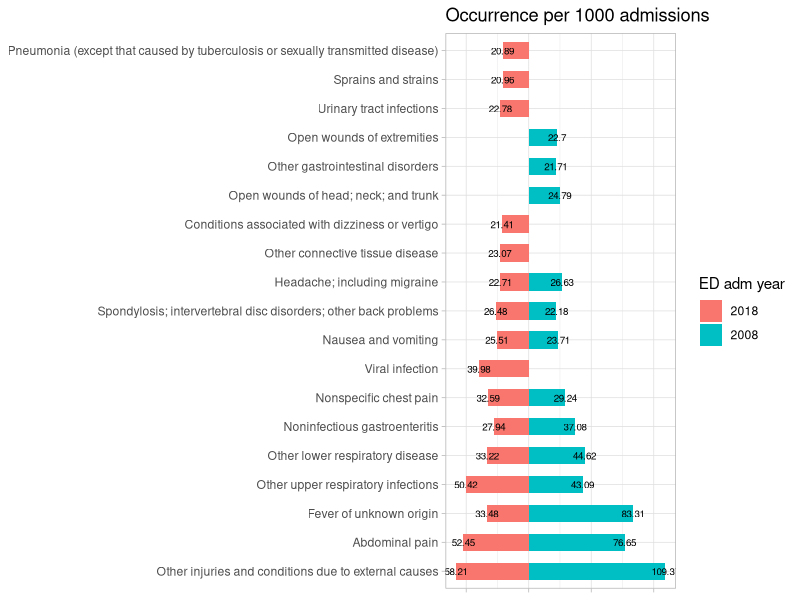
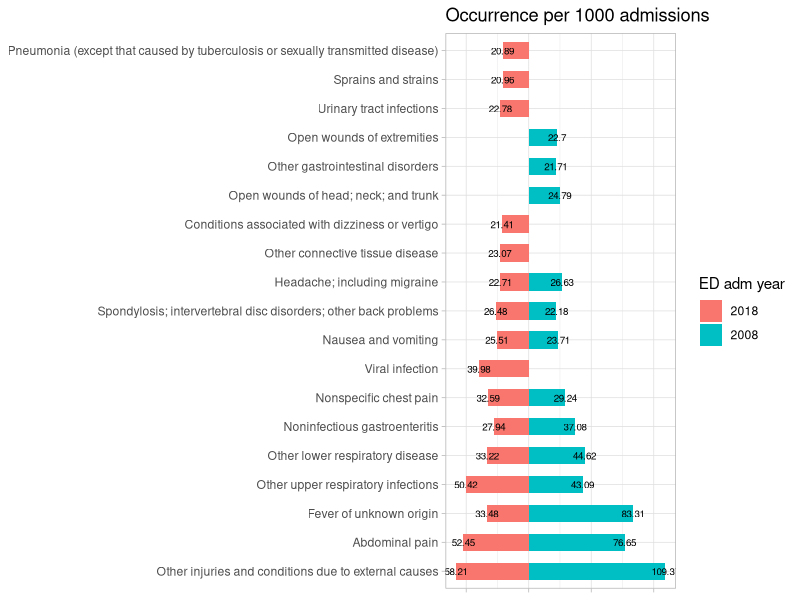

R code for these plots, in order:
library(dplyr)
library(reshape2)
library(ggplot2)
count_08 <- read.csv("ER_adm_08_counts.csv",stringsAsFactors = F)
count_18 <- read.csv("ER_adm_18_counts.csv",stringsAsFactors = F)

count_18 %>%
  select(Beta_Version_CCS_Category,Beta_Version_CCS_Category_Description,count)%>%
  mutate(count = as.numeric(count))%>%
  rename(CCS_Category = Beta_Version_CCS_Category,count_18 = count) -> count_18


count_08<-count_08[complete.cases(count_08),]

counts <- left_join(count_18,count_08)

counts%>%
  select(Beta_Version_CCS_Category_Description,count_18,count_08)%>%
  mutate(count = count_08+count_18,Beta_Version_CCS_Category_Description = as.character(Beta_Version_CCS_Category_Description))%>%
  arrange(desc(count)) ->counts

order <- as.character(counts$Beta_Version_CCS_Category_Description)


counts %>%
  mutate(count_18 = -as.numeric(count_18))%>%
  mutate(count_08 = 1000*as.numeric(count_08)/38641,count_18 = 1000*as.numeric(count_18)/57774)%>%
  select(-count)%>%
  melt(id = "Beta_Version_CCS_Category_Description")%>%
  mutate(Beta_Version_CCS_Category_Description = as.factor(Beta_Version_CCS_Category_Description))%>%
  filter(value > 20|value < -20)->countsa
  
counts <- countsa
counts$Beta_Version_CCS_Category_Description <- factor(counts$Beta_Version_CCS_Category_Description,levels = order)
  #filter(!is.na(CCS_Category))%>%
  
p<-ggplot(counts,aes(x=Beta_Version_CCS_Category_Description, y=value, fill= variable))+
    geom_bar(stat = "identity", position = "identity",width=0.6)+
    geom_text(aes(label=round(abs(value),2)),vjust = ifelse(counts$value >= 0, 0.5, 0.5),size=2.5) +
    scale_y_continuous(labels=abs)+
    scale_fill_discrete(name = "ED adm year", labels = c("2018", "2008"))+
    theme_light()+
    xlab("CCS code")+
    ylab("count")+
    ggtitle("Occurrence per 1000 admissions")+
    theme(axis.text.x = element_blank(),
          axis.title = element_blank())+
    coord_flip()
p

ggsave("18vs08.jpg",plot = p,width = 10,height = 6)

sum(na.omit(counts$count_18))
sum(na.omit(counts$count_08))

